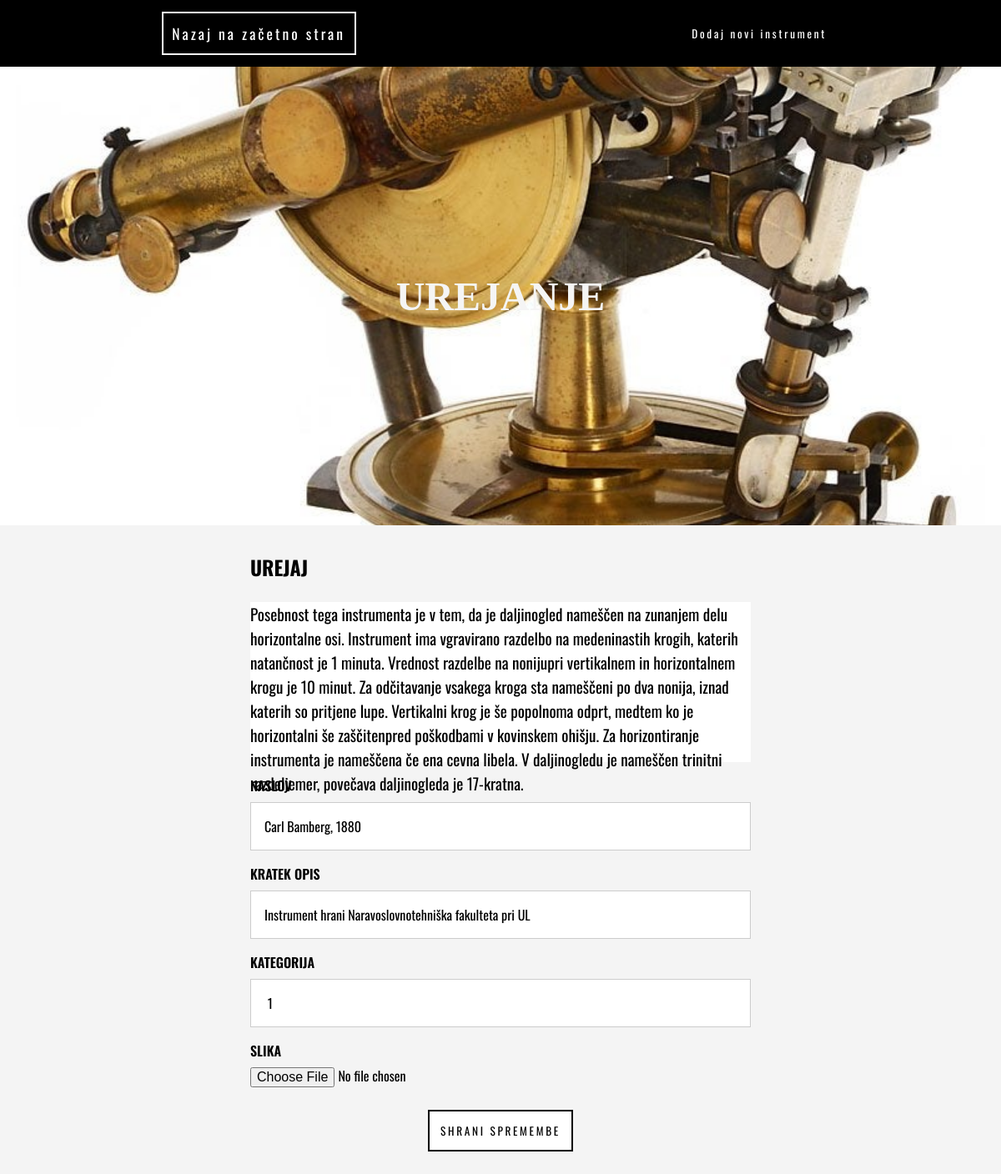
The app's page /Aplikacija/editArticle.php?id=3 with its own data.
### tables this page shows
CREATE TABLE `muzej` (
  `id` int(11) NOT NULL,
  `cover_photo` varchar(255) NOT NULL,
  `title` varchar(255) NOT NULL,
  `short_description` varchar(255) NOT NULL,
  `content` longtext NOT NULL,
  `created_at` timestamp NOT NULL DEFAULT current_timestamp(),
  `deleted` tinyint(1) NOT NULL DEFAULT 0,
  `category` int(11) NOT NULL,
  `main_category` int(11) DEFAULT NULL,
  `year` int(11) NOT NULL
);

### Aplikacija/editArticle.php (the view, shortened to what this page needs)
<nav>
    <h1><a href="./index.php">Nazaj na začetno stran</a></h1>
    <button onClick="window.open('./newArticle.php', '_self')">Dodaj novi instrument</button>
</nav>
<?php
    $dbo = new PDO('mysql:host=localhost;dbname=konacno;charset=utf8', 'root', '');
    $instrument = $dbo->prepare("
        SELECT *
        FROM muzej
        WHERE id = :article_id
    ");
    $instrument->execute([ 'article_id' => $_GET['id'] ]);
    $instrument = $instrument->fetch(PDO::FETCH_ASSOC);
    $imeslike = $instrument['cover_photo'];
    $heading = "Urejanje";
    include './includes/header.php';
    include './includes/jumbotron.php';
    $vsiinstrumenti = $dbo->prepare("
        SELECT *
        FROM muzej
        WHERE id = :id
    ");
    $vsiinstrumenti->execute([
        'id' => $_GET['id'],
    ]);
    $vsiinstrumenti = $vsiinstrumenti->fetch(PDO::FETCH_ASSOC);
    ?>
    <link href="//cdn.quilljs.com/1.3.6/quill.snow.css" rel="stylesheet">
    <link href="./styles/newArticle.css" rel="stylesheet">
    <div class="newArticle__container">
        <h2>UREJAJ</h2>
        <div class="html-editor-bubble" id="quillEditorBubble"><?php echo $vsiinstrumenti['content'] ?></div>
        <form action="./db/updateArticle.php" id="newArticleForm" method="post" enctype="multipart/form-data">
            <div>
                <label>NASLOV</label>
                <input type="text" name="title" value="<?php echo $vsiinstrumenti['title'] ?>" required />
            </div>
            <div>
                <label>KRATEK OPIS</label>
                <input type="text" name="short_description" value="<?php echo $vsiinstrumenti['short_description'] ?>" required />
            </div>
            <div>
                <label>KATEGORIJA</label>
                <input type="text" name="category"  value=" <?php echo $vsiinstrumenti['category'] ?>" required />
            </div>
            <div>
                <label>SLIKA</label>
                <input type="file" name="cover_photo" accept="image/png, image/jpeg" required />
            </div>
            <button class="submit_button" onClick="window.open('./article.php?id=<?php echo $_GET['id']; ?>', '_self')">SHRANI SPREMEMBE</button>
        </form>
    </div>

### Aplikacija/includes/jumbotron.php
<div class="jumbotron" style="background-image: url('./images/<?php echo $imeslike; ?>')">
    <div class="jumbotron__central">
        <h2><?php echo $heading; ?></h2>
    </div>
</div>

### Aplikacija/styles/main.css (style rules this page uses)
* { padding: 0; margin: 0; }
html { font-family: Oswald, Helvetica, sans-serif; }
body { background: #f4f4f4; }
nav { height: 5em; display: flex; align-items: center; justify-content: space-around; background: #000; }
nav h1 { color: white; font-size: 1.1em; font-weight: 400; letter-spacing: 3px; }
nav h1 a { border: 2px solid #fff; padding: 0.6em 0.6em; background:transparent; color: white; text-decoration: none; }
button { border: 2px solid black; background: transparent; color: white; padding: 1em 1em; font-family: Oswald, Helvetica, sans-serif; letter-spacing: 0.2em; outline: none; }
.jumbotron { display: flex; align-items: center; justify-content: center; height: 550px; background-size: cover; background-position: center; }
.jumbotron__central { font-family: "Papyrus", fantasy; color: whitesmoke; font-size: 2em; padding: 20px; text-transform: uppercase; }
.submit_button { background: #fff; color: #000; border: 2px solid #000; display: flex; margin: 0 auto; margin-top: 2em; margin-bottom: 2em; }

### Aplikacija/styles/newArticle.css (style rules this page uses)
.newArticle__container { width: 50%; margin: 0 auto; padding-top: 2em; }
.newArticle__container h2 { margin-bottom: 1em; }
.html-editor-bubble { height: 10em; font-family: Oswald, Helvetica, sans-serif; font-size: 1.2em; background: white; }
form div { display: flex; flex-direction: column; margin-top: 1em; }
form input { font-family: Oswald, Helvetica, sans-serif; font-size: 1em; line-height: 0.5em; }
form label { font-weight: 600; }
form div:not(:nth-last-of-type(1)) input { border: 1px solid #ccc; padding: 1em 1em; outline: none; margin-top: 0.5em; }
form div:nth-last-of-type(1) input { margin-top: 0.5em; }
.submit_button { background: #fff; color: #000; border: 2px solid #000; display: flex; margin: 0 auto; margin-top: 2em; margin-bottom: 2em; }

### records on screen
muzej: cover_photo (picture), content "Posebnost tega instrumenta je v tem, da je daljinogled nameščen na zunanjem delu horizontalne osi. Instrument ima vgravirano razdelbo na medeninastih krogih, katerih natančnost je 1 minuta. Vrednost razdelbe na nonijupri vertikalnem in horizontalnem krogu je 10 minut. Za odčitavanje vsakega kroga sta nameščeni po dva nonija, iznad katerih so pritjene lupe. Vertikalni krog je še popolnoma odprt, medtem ko je horizontalni še zaščitenpred poškodbami v kovinskem ohišju. Za horizontiranje instrumenta je nameščena če ena cevna libela. V daljinogledu je nameščen trinitni razdeljemer, povečava daljinogleda je 17-kratna.", title "Carl Bamberg, 1880", short_description "Instrument hrani Naravoslovnotehniška fakulteta pri UL", category "1"

### other values on screen
$heading "UREJANJE"
